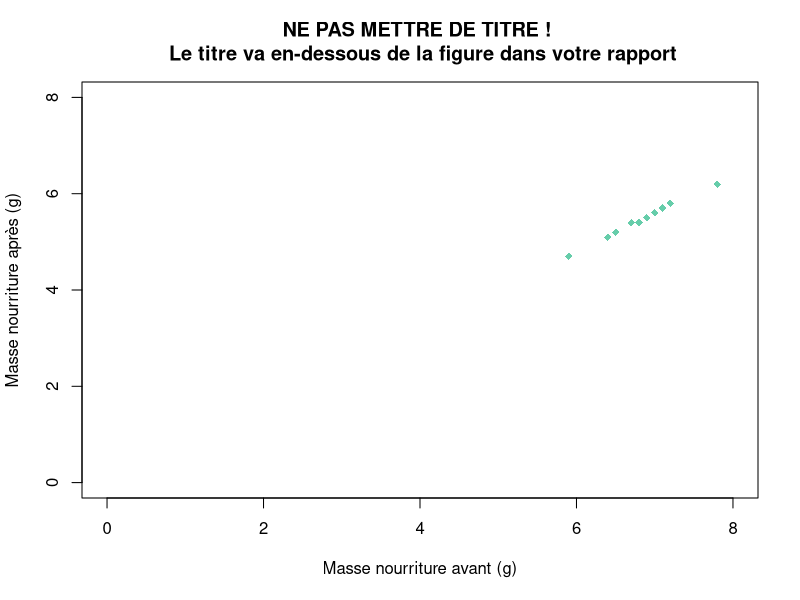
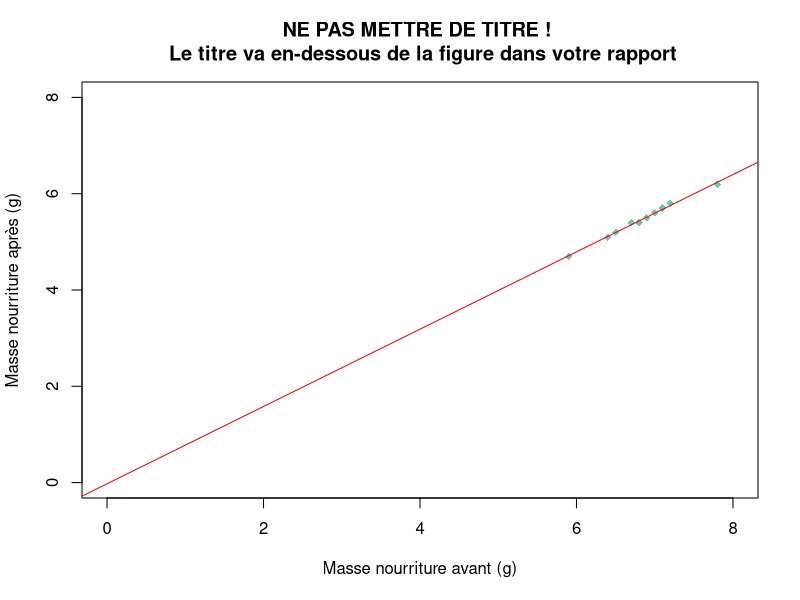
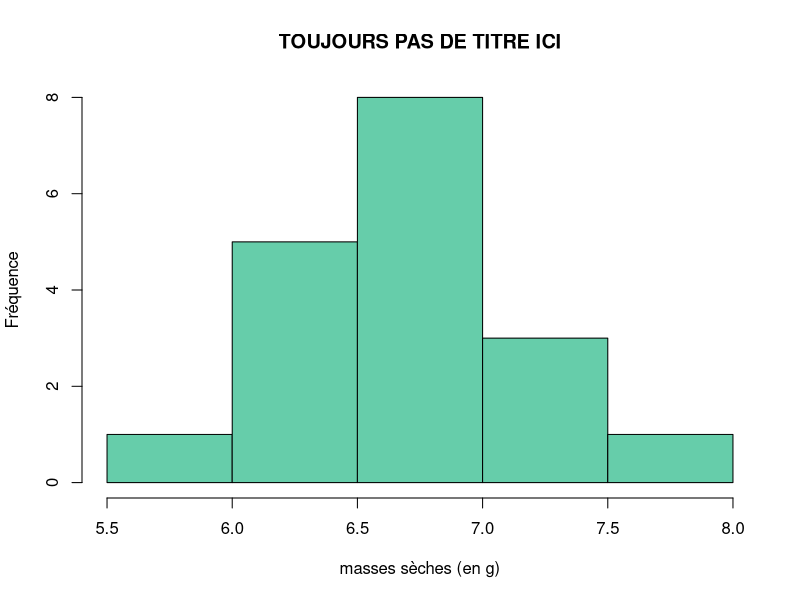
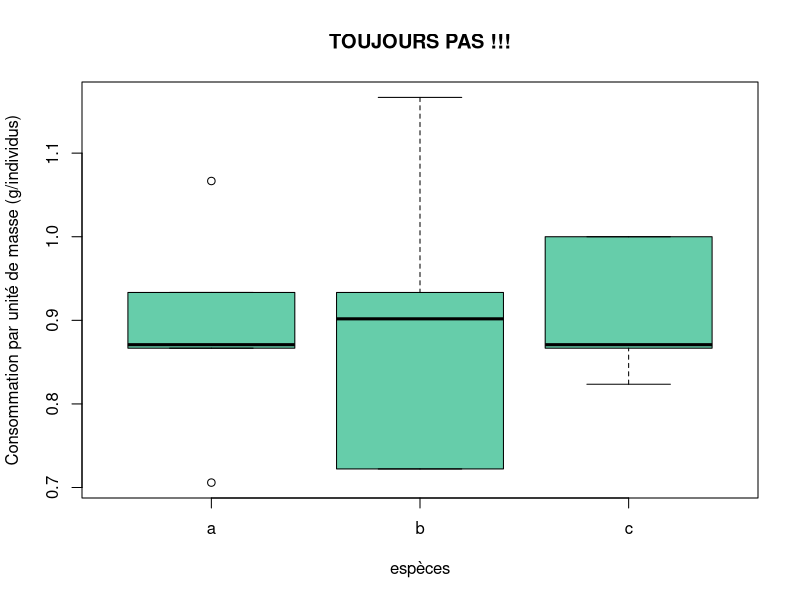

Generate these figures, in order, with R:
## ---- chunk 1
knitr::opts_chunk$set(echo = TRUE)
## ---- chunk 2
setwd("C:/Users/camil/Camille/1_These/5_Monitorat/R_Github_repo/Aide_R_cours")
#setwd("C:/Users/gael-/Dropbox/PhD/Enseignements/HLBE405")
## ---- chunk 3
data <- read.csv(file = "exemple.csv",
                 sep = ";",
                 dec = ",")

head(data)
## ---- chunk 4
data[, 2]
data[, "traitement"] # le nom de la seconde colonne est traitement
data$traitement # le $ est une sorte de raccourci pour dire colonne
## ---- chunk 5
data[5, ]
data["5", ] # ici le nom de la 5ème ligne est 5.
## ---- chunk 6
data[3, 6]
data[3, "poids_animal"]
## ---- chunk 7
data$conso_tot <- data$poids_sec_av - data$poids_sec_ap
head(data)
## ---- chunk 8
data$conso_masse <- (data$poids_sec_av - data$poids_sec_ap)/data$poids_animal
head(data)
## ---- chunk 9
plot(x = data$poids_sec_av, y = data$poids_sec_ap,
     xlim = c(0, 8), ylim = c(0, 8), 
     pch = 18, 
     cex = 1, 
     col = "aquamarine3",
     xlab = "Masse nourriture avant (g)", 
     ylab = "Masse nourriture après (g)",
     main = "NE PAS METTRE DE TITRE ! \n Le titre va en-dessous de la figure dans votre rapport")

## ---- chunk 10
# 1/ on créé un modèle pour voir s'il peut "fitter" les données?
model <- lm(data$poids_sec_ap ~ data$poids_sec_av)
## ---- chunk 11
# 2/ on regarde les propriétés de ce modèle:

## le R² qui exprime le pourcentage de variation de y qui est expliqué par le modèle:
summary(model)$adj.r.squared

## les coefficients du modèle c'est à dire l'ordonnée à l'origine et la pente:
model$coefficients
## ---- chunk 12
# 3/ On peut ensuite refaire le graphique précédent en ajoutant la droite de régression 
# grace à la fonction abline():
plot(x = data$poids_sec_av, y = data$poids_sec_ap,
     xlim = c(0, 8), ylim = c(0, 8), 
     pch = 18, 
     cex = 1, 
     col = "aquamarine3",
     xlab = "Masse nourriture avant (g)", 
     ylab = "Masse nourriture après (g)",
     main = "NE PAS METTRE DE TITRE ! \n Le titre va en-dessous de la figure dans votre rapport")
abline(model, col = "red")
## ---- chunk 13
cor(data$poids_sec_av, data$poids_sec_ap, method = c("pearson"))
## ---- chunk 14
hist(data$poids_sec_av, 
     col = "aquamarine3", 
     main = "TOUJOURS PAS DE TITRE ICI", 
     xlab = "masses sèches (en g)", 
     ylab = "Fréquence")
## ---- chunk 15
boxplot(data$conso_masse ~ data$espece, 
        col = "aquamarine3", 
        main = "TOUJOURS PAS !!!", 
        xlab = "espèces", 
        ylab = "Consommation par unité de masse (g/individus)")
